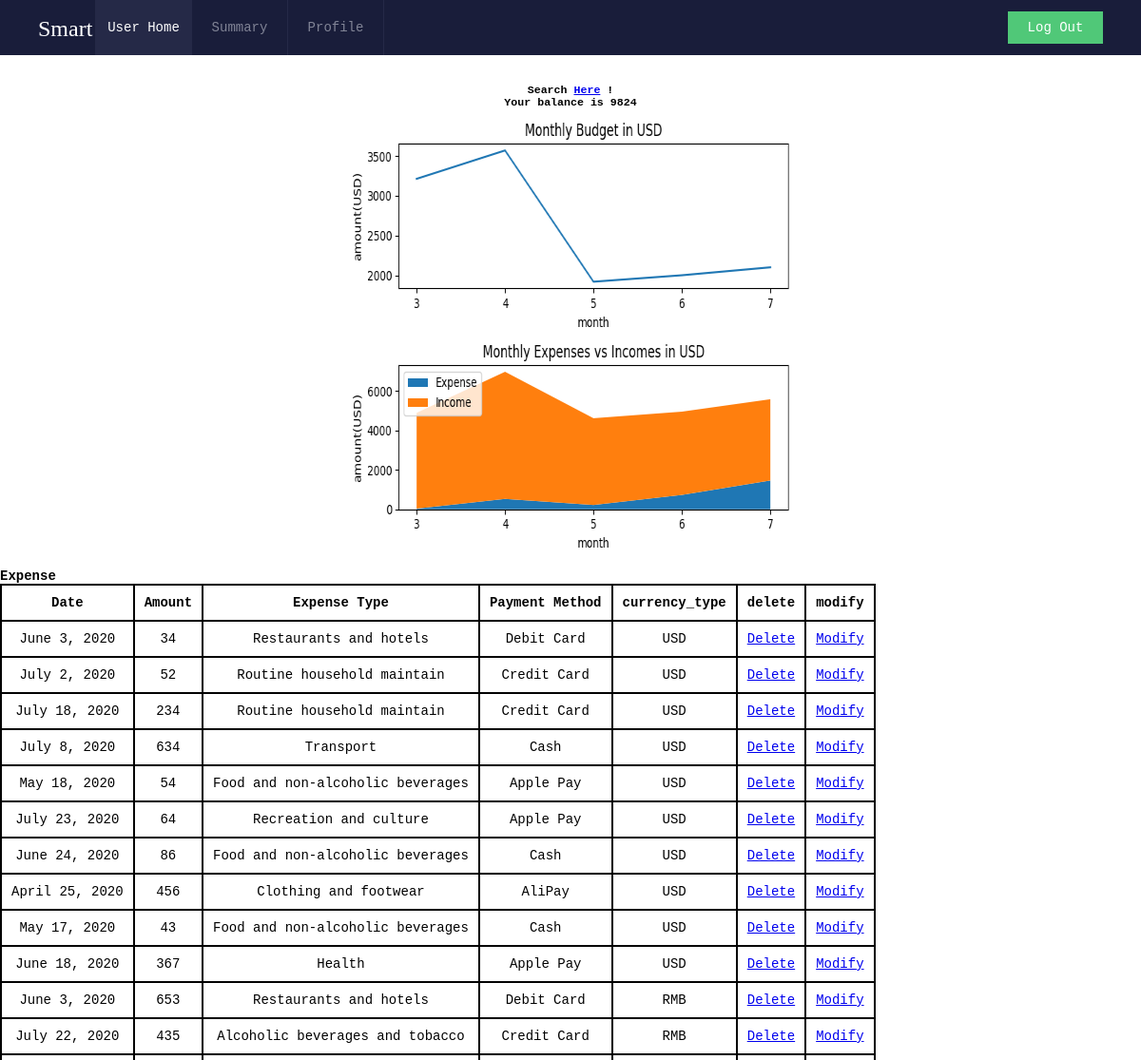
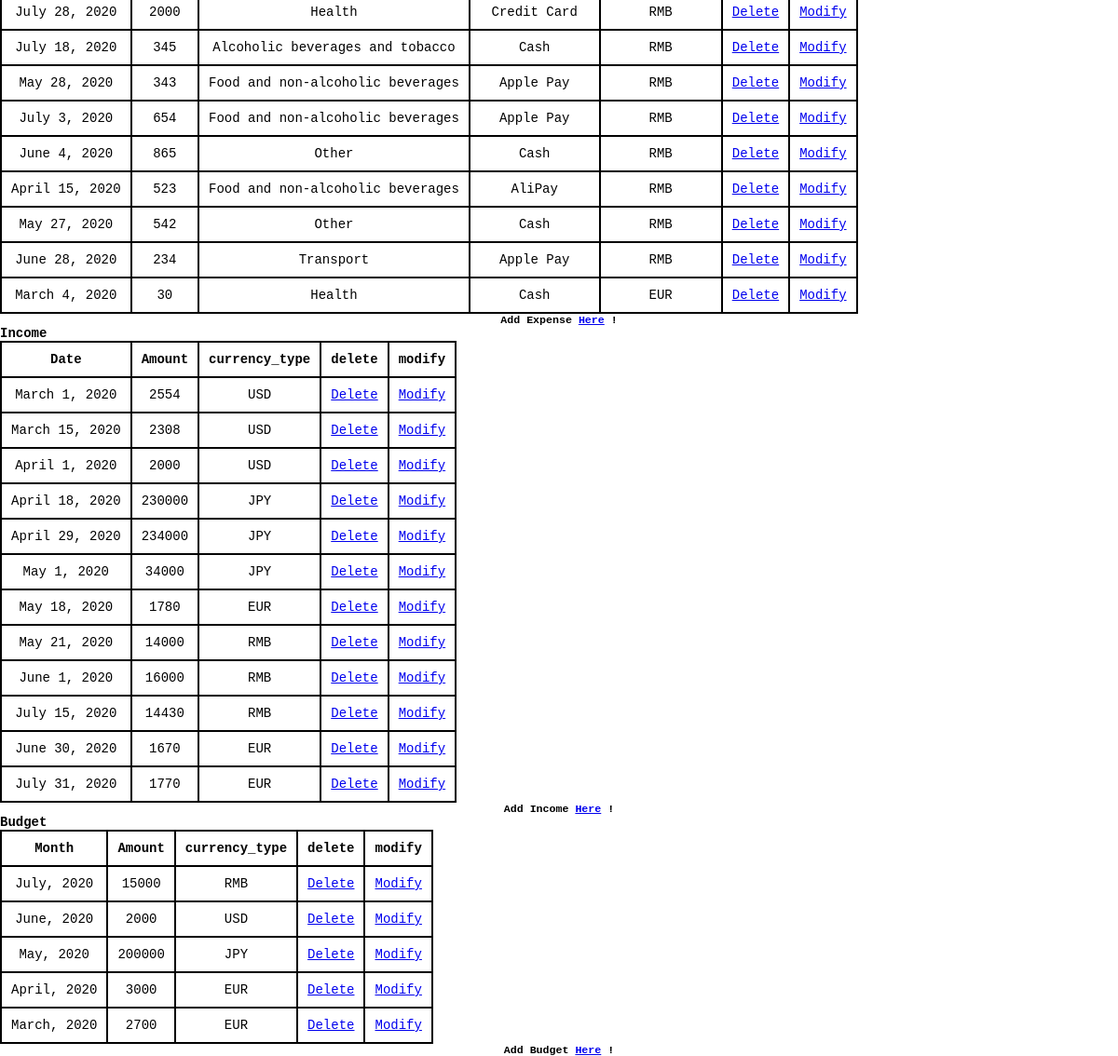
The page /records/home/2/ (signed in) on the database its author committed (2 pictures, top to bottom).
### records/models.py (models this page shows, shortened)
class Expense(models.Model):
    user = models.ForeignKey(User, on_delete=models.CASCADE)
    amount = models.IntegerField(default=0)
    day = models.DateField(default=date.today)
    expense_type = models.CharField(
        max_length=50,
        default='Routine household maintain',
    )
    payment_method = models.CharField(
        max_length=20,
        default='Credit Card',
    )
    currency_type = models.CharField(
        max_length=10,
        default='USD',
    )
    amount_usd = models.IntegerField(default=0)

class Income(models.Model):
    user = models.ForeignKey(User, on_delete=models.CASCADE)
    currency_type = models.CharField(max_length=10, default='USD')
    amount = models.IntegerField(default=0)
    day = models.DateField(default=date.today)
    amount_usd = models.IntegerField(default=0)

class Budget(models.Model):
    user = models.ForeignKey(User, on_delete=models.CASCADE)
    amount = models.IntegerField(default=0)
    day = models.DateField(default=date.today)
    currency_type = models.CharField(max_length=10, default='USD')
    amount_usd = models.IntegerField(default=0)
    def month_budget(self):
        return self.day.strftime('%B, %Y')

### records/views.py (the view)
# urls.py: 2. Add a URL to urlpatterns:  path('', views.home, name='home')
@login_required(login_url='/records/login/')
def home(request, id):
    user = User.objects.get(id=id)
    if request.method == 'POST':
        if request.user != user:
            return HttpResponse("You have no authority to change it.")
    expense = Expense.objects.filter(user_id=id)
    income = Income.objects.filter(user_id=id)
    budget = Budget.objects.filter(user_id=id)
    plot = home_plot(id)
    if budget or income or expense:
        balance = get_balance(id)
    else:
        balance = 0
    context = {'user': user, 'expense': expense, 'income': income, 'budget': budget, 'plot': plot, 'balance': balance}
    return render(request, 'records/home.html', context)

### records/views.py (called while the page is built)
def update_all_usd_amount(uid):
    update_usd_amount(Income, uid)
    update_usd_amount(Expense, uid)
    update_usd_amount(Budget, uid)

def update_usd_amount(table_type, uid):
    table_obj = table_type.objects.filter(user_id=uid)
    exchange_map = {"RMB": 0.14, "JPY": 0.0096, "EUR": 1.19, "USD": 1}
    for obj in table_obj:
        obj.amount_usd = obj.amount * exchange_map[obj.currency_type]
        obj.save()

def home_plot(id):
    update_all_usd_amount(id)
    matplotlib.use('agg')
    plt.close('all')
    fig, axs = plt.subplots(2)
    budget_month(id, axs[0])
    income_expense_month(id, axs[1])
    plt.tight_layout()
    fig = plt.gcf()
    buf = io.BytesIO()
    fig.savefig(buf, format='png')
    buf.seek(0)
    string = base64.b64encode(buf.read())
    uri = urllib.parse.quote(string)
    return uri

def budget_month(id, ax):
    update_all_usd_amount(id)
    budget_month = Budget.objects.filter(user_id=id) \
        .annotate(month=ExtractMonth('day')) \
        .values('month') \
        .annotate(sum=Sum('amount_usd')) \
        .order_by('month')
    x = []
    budg_per_mon = []
    for i in budget_month:
        x.append(i['month'])
        budg_per_mon.append(i['sum'])
    ax.plot(x, budg_per_mon)
    ax.set_xticks(x)
    ax.set_xlabel('month')
    ax.set_ylabel('amount(USD)')
    ax.set_title("Monthly Budget in USD")

def get_balance(uid):
    from django.db import connection
    cursor = connection.cursor()
    sql = """SELECT u.user_id, total_expense, total_budget, total_budget - total_expense as balance
                    FROM records_userprofile u JOIN
            (SELECT e.user_id, SUM(e.amount_usd) as total_expense, temp.total_budget
            FROM records_expense e
            LEFT OUTER JOIN (SELECT b.user_id, SUM(b.amount_usd) as total_budget
            FROM records_budget b GROUP BY b.user_id) as temp ON e.user_id = temp.user_id
            GROUP BY e.user_id) as tem on u.user_id = tem.user_id AND u.user_id={0}
                        """.format(uid)
    cursor.execute(sql)
    balance = cursor.fetchall()[0][3]
    return balance

### records/templates/records/home.html (shortened to what this page needs)
<!DOCTYPE html>
<html lang="en">
<head>
</head>
<body>
    <div class="header">
        <div class="inner_c">
            <div class="logo">
                <p style="vertical-align: middle; color: white; font-family: fantasy; font-size: 24px;">Smart Coin</p>
            </div>
            <div class="nav">
                <ul>
                    <li><a href="{% url 'records:home' user.id %}" class="current">User Home</a></li>
                    <li ><a href="{% url 'records:summary' user.id %}">Summary</a></li>
                    <li class="last"><a href="{% url 'records:edit' user.id %}">Profile</a></li>
                </ul>
            </div>
            <div class="jrwm_box">
                <div class="jrwm">
                    <a href="{% url 'records:user_logout' %}" role="button">Log Out</a>
                </div>
            </div>
        </div>
    </div>
<div class="container" style="text-align: center;">
    <div class="row">
        <div style="position: relative; top: 30px; text-align: center;">
            <h5>Search <a href='{% url "records:search" user.id %}'>Here</a> !</h5>
            <h5>Your balance is {{ balance }}</h5>
            <img alt="" height="480" width="480">
            <table class="record">
                <caption style="text-align: left; font-family: 'Courier New', Courier, monospace; font-weight: bold;" >Expense</caption>
                <thead>
                <tr>
                    <th>Date</th>
                    <th>Amount</th>
                    <th>Expense Type</th>
                    <th>Payment Method</th>
                    <th>currency_type</th>
                    <th>delete</th>
                    <th>modify</th>
                </tr>
                </thead>
                <tbody>
                {% for ep in expense %}
                    <tr>
                        <td>{{ ep.day }}</td>
                        <td>{{ ep.amount }}</td>
                        <td>{{ ep.expense_type }}</td>
                        <td>{{ ep.payment_method }}</td>
                        <td>{{ ep.currency_type }}</td>
                        <td><a href="{% url 'records:expense_delete' user_id=ep.user_id id=ep.id %}" role="button">Delete</a></td>
                        <td><a href="{% url 'records:expense_change' user_id=ep.user_id id=ep.id %}" role="button">Modify</a></td>
                    </tr>
                {% endfor %}
                </tbody>
            </table>
            <h5>Add Expense <a href='{% url "records:expense_add" user.id %}'>Here</a> !</h5>
        </div>
        <div style="position: relative; top: 30px;">
        <table>
            <caption style="text-align: left; font-family: 'Courier New', Courier, monospace; font-weight: bold;" >Income</caption>
            <thead>
            <tr>
                <th>Date</th>
                <th>Amount</th>
                <th>currency_type</th>
                <th>delete</th>
                <th>modify</th>
            </tr>
            </thead>
            <tbody>
            {% for icm in income %}
                <tr>
                    <td>{{ icm.day }}</td>
                    <td>{{ icm.amount }}</td>
                    <td>{{ icm.currency_type }}</td>
                    <td><a href="{% url 'records:income_delete' user_id=icm.user_id id=icm.id %}" role="button">Delete</a></td>
                    <td><a href="{% url 'records:income_change' user_id=icm.user_id id=icm.id %}" role="button">Modify</a></td>
                </tr>
            {% endfor %}
            </tbody>
        </table>
        <h5>Add Income <a href='{% url "records:income_add" user.id %}'>Here</a> !</h5>
    </div>
        <div style="position: relative; top: 30px;">
        <table>
            <caption style="text-align: left; font-family: 'Courier New', Courier, monospace; font-weight: bold;" >Budget</caption>
            <thead>
            <tr>
                <th>Month</th>
                <th>Amount</th>
                <th>currency_type</th>
                <th>delete</th>
                <th>modify</th>
            </tr>
            </thead>
            <tbody>
            {% for bdg in budget %}
                <tr>
                    <td>{{ bdg.month_budget }}</td>
                    <td>{{ bdg.amount }}</td>
                    <td>{{ bdg.currency_type }}</td>
                    <td><a href="{% url 'records:budget_delete' user_id=bdg.user_id id=bdg.id %}" role="button">Delete</a></td>
                    <td><a href="{% url 'records:budget_change' user_id=bdg.user_id id=bdg.id %}" role="button">Modify</a></td>
                </tr>
            {% endfor %}
            </tbody>
        </table>
        <h5>Add Budget <a href='{% url "records:budget_add" user.id %}'>Here</a> !</h5>
        </div>
    </div>
</div>
</body>
</html>

### records/templates/records/home.html (style rules this page uses)
* { margin: 0px; padding: 0px; }
body { font-size: 14px; font-family: 'Courier New', Courier, monospace; }
.header { height: 58px; background-color: #191D3A; }
.inner_c { width: 1000px; margin: 0 auto; }
.header .logo { padding: 17px 0; position: absolute; left: 40px; }
.header .nav { position: absolute; }
.header .nav ul { list-style: none; }
.header .nav ul li { float: left; width: 100px; line-height: 58px; border-left: 1px solid #252947; }
.header .nav ul li.last { border-right: 1px solid #252947; }
.header .nav ul li a { display: block; height: 58px; text-decoration: none; color:#818496; text-align: center; }
.header .nav ul li a.current { color:white; background: #252947; }
.header .jrwm_box { float: left; height: 58px; width: 100px; padding-left: 48px; padding-top: 12px; position: absolute; right: 40px; }
.header .jrwm_box .jrwm { height: 34px; background-image: url("/static/records/green.png"); background-repeat: no-repeat; text-align: center; }
.header .jrwm_box .jrwm a { display: block; line-height: 34px; text-decoration: none; color: white; }
table, th, td { border: 2px solid black; border-collapse: collapse; padding: 10px; text-align: center; }
.record { text-align: center; }

### rows shown on the page
Expense: day "June 3, 2020", amount "34", expense_type "Restaurants and hotels", payment_method "Debit Card", currency_type "USD"
Expense: day "July 2, 2020", amount "52", expense_type "Routine household maintain", payment_method "Credit Card", currency_type "USD"
Expense: day "July 18, 2020", amount "234", expense_type "Routine household maintain", payment_method "Credit Card", currency_type "USD"
Expense: day "July 8, 2020", amount "634", expense_type "Transport", payment_method "Cash", currency_type "USD"
Expense: day "May 18, 2020", amount "54", expense_type "Food and non-alcoholic beverages", payment_method "Apple Pay", currency_type "USD"
Expense: day "July 23, 2020", amount "64", expense_type "Recreation and culture", payment_method "Apple Pay", currency_type "USD"
Expense: day "June 24, 2020", amount "86", expense_type "Food and non-alcoholic beverages", payment_method "Cash", currency_type "USD"
Expense: day "April 25, 2020", amount "456", expense_type "Clothing and footwear", payment_method "AliPay", currency_type "USD"
Expense: day "May 17, 2020", amount "43", expense_type "Food and non-alcoholic beverages", payment_method "Cash", currency_type "USD"
Expense: day "June 18, 2020", amount "367", expense_type "Health", payment_method "Apple Pay", currency_type "USD"
Expense: day "June 3, 2020", amount "653", expense_type "Restaurants and hotels", payment_method "Debit Card", currency_type "RMB"
Expense: day "July 22, 2020", amount "435", expense_type "Alcoholic beverages and tobacco", payment_method "Credit Card", currency_type "RMB"
Expense: day "July 28, 2020", amount "2000", expense_type "Health", payment_method "Credit Card", currency_type "RMB"
Expense: day "July 18, 2020", amount "345", expense_type "Alcoholic beverages and tobacco", payment_method "Cash", currency_type "RMB"
Expense: day "May 28, 2020", amount "343", expense_type "Food and non-alcoholic beverages", payment_method "Apple Pay", currency_type "RMB"
Expense: day "July 3, 2020", amount "654", expense_type "Food and non-alcoholic beverages", payment_method "Apple Pay", currency_type "RMB"
Expense: day "June 4, 2020", amount "865", expense_type "Other", payment_method "Cash", currency_type "RMB"
Expense: day "April 15, 2020", amount "523", expense_type "Food and non-alcoholic beverages", payment_method "AliPay", currency_type "RMB"
Expense: day "May 27, 2020", amount "542", expense_type "Other", payment_method "Cash", currency_type "RMB"
Expense: day "June 28, 2020", amount "234", expense_type "Transport", payment_method "Apple Pay", currency_type "RMB"
Expense: day "March 4, 2020", amount "30", expense_type "Health", payment_method "Cash", currency_type "EUR"
Income: day "March 1, 2020", amount "2554", currency_type "USD"
Income: day "March 15, 2020", amount "2308", currency_type "USD"
Income: day "April 1, 2020", amount "2000", currency_type "USD"
Income: day "April 18, 2020", amount "230000", currency_type "JPY"
Income: day "April 29, 2020", amount "234000", currency_type "JPY"
Income: day "May 1, 2020", amount "34000", currency_type "JPY"
Income: day "May 18, 2020", amount "1780", currency_type "EUR"
Income: day "May 21, 2020", amount "14000", currency_type "RMB"
Income: day "June 1, 2020", amount "16000", currency_type "RMB"
Income: day "July 15, 2020", amount "14430", currency_type "RMB"
Income: day "June 30, 2020", amount "1670", currency_type "EUR"
Income: day "July 31, 2020", amount "1770", currency_type "EUR"
Budget: month_budget "July, 2020", amount "15000", currency_type "RMB"
Budget: month_budget "June, 2020", amount "2000", currency_type "USD"
Budget: month_budget "May, 2020", amount "200000", currency_type "JPY"
Budget: month_budget "April, 2020", amount "3000", currency_type "EUR"
Budget: month_budget "March, 2020", amount "2700", currency_type "EUR"

### other values the page prints
{{ balance }} "9824"
